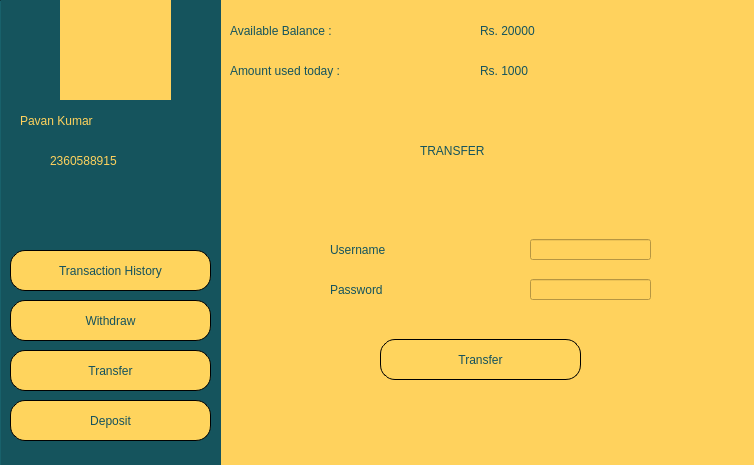
<?xml version="1.0" encoding="UTF-8"?>
<ui version="4.0">
 <class>MainWindow</class>
 <widget class="QMainWindow" name="MainWindow">
  <property name="geometry">
   <rect>
    <x>0</x>
    <y>0</y>
    <width>754</width>
    <height>465</height>
   </rect>
  </property>
  <property name="windowTitle">
   <string>MainWindow</string>
  </property>
  <property name="styleSheet">
   <string notr="true">background-color: rgb(255, 210, 93);</string>
  </property>
  <widget class="QWidget" name="centralwidget">
   <widget class="Line" name="line">
    <property name="geometry">
     <rect>
      <x>-220</x>
      <y>0</y>
      <width>441</width>
      <height>471</height>
     </rect>
    </property>
    <property name="styleSheet">
     <string notr="true">background-color: rgb(21, 82, 93);
background-color: rgb(21, 84, 93);</string>
    </property>
    <property name="orientation">
     <enum>Qt::Vertical</enum>
    </property>
   </widget>
   <widget class="QLabel" name="label">
    <property name="geometry">
     <rect>
      <x>60</x>
      <y>0</y>
      <width>111</width>
      <height>121</height>
     </rect>
    </property>
    <property name="styleSheet">
     <string notr="true">
background-image: url(:/logo/assets/logo3_1.png);</string>
    </property>
    <property name="text">
     <string/>
    </property>
    <property name="pixmap">
     <pixmap resource="../Resource/company_logo_blue.qrc">:/logo/assets/logo3_1.png</pixmap>
    </property>
    <property name="scaledContents">
     <bool>true</bool>
    </property>
   </widget>
   <widget class="QPushButton" name="transaction_btn">
    <property name="geometry">
     <rect>
      <x>10</x>
      <y>250</y>
      <width>201</width>
      <height>41</height>
     </rect>
    </property>
    <property name="styleSheet">
     <string notr="true">QPushButton {
font: italic 18pt &quot;Goudy Old Style&quot;;
background-color: rgb(255, 212, 93);
color: rgb(21, 82, 93);
border: 1px solid;
border-radius: 15px;
}
QPushButton:hover {
background-color:rgb(14, 54, 61);
color:rgb(255,212,93);
}</string>
    </property>
    <property name="text">
     <string>Transaction History</string>
    </property>
   </widget>
   <widget class="QPushButton" name="withdraw_btn">
    <property name="geometry">
     <rect>
      <x>10</x>
      <y>300</y>
      <width>201</width>
      <height>41</height>
     </rect>
    </property>
    <property name="styleSheet">
     <string notr="true">QPushButton {
font: italic 18pt &quot;Goudy Old Style&quot;;
background-color: rgb(255, 212, 93);
color: rgb(21, 82, 93);
border: 1px solid;
border-radius: 15px;
}
QPushButton:hover {
background-color:rgb(14, 54, 61);
color:rgb(255,212,93);
}</string>
    </property>
    <property name="text">
     <string>Withdraw</string>
    </property>
   </widget>
   <widget class="QPushButton" name="transfer_btn">
    <property name="geometry">
     <rect>
      <x>10</x>
      <y>350</y>
      <width>201</width>
      <height>41</height>
     </rect>
    </property>
    <property name="styleSheet">
     <string notr="true">QPushButton {
font: italic 18pt &quot;Goudy Old Style&quot;;
background-color: rgb(255, 212, 93);
color: rgb(21, 82, 93);
border: 1px solid;
border-radius: 15px;
}
QPushButton:hover {
background-color:rgb(14, 54, 61);
color:rgb(255,212,93);
}</string>
    </property>
    <property name="text">
     <string>Transfer</string>
    </property>
   </widget>
   <widget class="QPushButton" name="deposit_btn">
    <property name="geometry">
     <rect>
      <x>10</x>
      <y>400</y>
      <width>201</width>
      <height>41</height>
     </rect>
    </property>
    <property name="styleSheet">
     <string notr="true">QPushButton {
font: italic 18pt &quot;Goudy Old Style&quot;;
background-color: rgb(255, 212, 93);
color: rgb(21, 82, 93);
border: 1px solid;
border-radius: 15px;
}
QPushButton:hover {
background-color:rgb(14, 54, 61);
color:rgb(255,212,93);
}</string>
    </property>
    <property name="text">
     <string>Deposit</string>
    </property>
   </widget>
   <widget class="QLabel" name="label_2">
    <property name="geometry">
     <rect>
      <x>20</x>
      <y>100</y>
      <width>181</width>
      <height>41</height>
     </rect>
    </property>
    <property name="styleSheet">
     <string notr="true">background-color: rgb(21, 84, 93);
color: rgb(255, 210, 93);
font: 75 24pt &quot;Goudy Old Style&quot;;</string>
    </property>
    <property name="text">
     <string>Pavan Kumar</string>
    </property>
   </widget>
   <widget class="QStackedWidget" name="stackedWidget">
    <property name="geometry">
     <rect>
      <x>230</x>
      <y>110</y>
      <width>521</width>
      <height>351</height>
     </rect>
    </property>
    <property name="currentIndex">
     <number>3</number>
    </property>
    <widget class="QWidget" name="transaction_page">
     <widget class="QLabel" name="label_3">
      <property name="geometry">
       <rect>
        <x>70</x>
        <y>20</y>
        <width>371</width>
        <height>41</height>
       </rect>
      </property>
      <property name="styleSheet">
       <string notr="true">background-color: rgb(21, 84, 93);
color: rgb(255, 210, 93);
font: 75 24pt &quot;Goudy Old Style&quot;;</string>
      </property>
      <property name="text">
       <string>TRANSACTION HISTORY</string>
      </property>
     </widget>
    </widget>
    <widget class="QWidget" name="withdraw_page">
     <widget class="QLabel" name="label_4">
      <property name="geometry">
       <rect>
        <x>160</x>
        <y>30</y>
        <width>161</width>
        <height>41</height>
       </rect>
      </property>
      <property name="styleSheet">
       <string notr="true">background-color: rgb(21, 84, 93);
color: rgb(255, 210, 93);
font: 75 24pt &quot;Goudy Old Style&quot;;</string>
      </property>
      <property name="text">
       <string>Withdrawal</string>
      </property>
     </widget>
    </widget>
    <widget class="QWidget" name="depost_page">
     <widget class="QLabel" name="label_5">
      <property name="geometry">
       <rect>
        <x>210</x>
        <y>180</y>
        <width>101</width>
        <height>41</height>
       </rect>
      </property>
      <property name="styleSheet">
       <string notr="true">background-color: rgb(21, 84, 93);
color: rgb(255, 210, 93);
font: 75 24pt &quot;Goudy Old Style&quot;;</string>
      </property>
      <property name="text">
       <string>Deposit</string>
      </property>
     </widget>
    </widget>
    <widget class="QWidget" name="transfer_page">
     <widget class="QStackedWidget" name="Transfer_widget">
      <property name="geometry">
       <rect>
        <x>20</x>
        <y>69</y>
        <width>481</width>
        <height>251</height>
       </rect>
      </property>
      <property name="currentIndex">
       <number>2</number>
      </property>
      <widget class="QWidget" name="verify_account_page">
       <widget class="QLabel" name="label_6">
        <property name="geometry">
         <rect>
          <x>20</x>
          <y>50</y>
          <width>211</width>
          <height>41</height>
         </rect>
        </property>
        <property name="styleSheet">
         <string notr="true">color: rgb(21, 84, 93);
font: 75 14pt &quot;Goudy Old Style&quot;;</string>
        </property>
        <property name="text">
         <string>Enter Account Number</string>
        </property>
       </widget>
       <widget class="QLineEdit" name="acc_edt">
        <property name="geometry">
         <rect>
          <x>260</x>
          <y>60</y>
          <width>181</width>
          <height>31</height>
         </rect>
        </property>
       </widget>
       <widget class="QPushButton" name="verify_btn">
        <property name="geometry">
         <rect>
          <x>130</x>
          <y>140</y>
          <width>201</width>
          <height>41</height>
         </rect>
        </property>
        <property name="styleSheet">
         <string notr="true">QPushButton {
font: italic 18pt &quot;Goudy Old Style&quot;;
background-color: rgb(255, 212, 93);
color: rgb(21, 82, 93);
border: 1px solid;
border-radius: 15px;
}
QPushButton:hover {
background-color:rgb(14, 54, 61);
color:rgb(255,212,93);
}</string>
        </property>
        <property name="text">
         <string>Verify</string>
        </property>
       </widget>
      </widget>
      <widget class="QWidget" name="amount_enter_page">
       <widget class="QLabel" name="label_13">
        <property name="geometry">
         <rect>
          <x>90</x>
          <y>50</y>
          <width>81</width>
          <height>21</height>
         </rect>
        </property>
        <property name="styleSheet">
         <string notr="true">color: rgb(21, 84, 93);
font: 75 14pt &quot;Goudy Old Style&quot;;</string>
        </property>
        <property name="text">
         <string>Name</string>
        </property>
       </widget>
       <widget class="QLineEdit" name="Name_edt">
        <property name="geometry">
         <rect>
          <x>240</x>
          <y>50</y>
          <width>161</width>
          <height>21</height>
         </rect>
        </property>
       </widget>
       <widget class="QLabel" name="label_14">
        <property name="geometry">
         <rect>
          <x>90</x>
          <y>90</y>
          <width>121</width>
          <height>21</height>
         </rect>
        </property>
        <property name="styleSheet">
         <string notr="true">color: rgb(21, 84, 93);
font: 75 14pt &quot;Goudy Old Style&quot;;</string>
        </property>
        <property name="text">
         <string>Enter Amount</string>
        </property>
       </widget>
       <widget class="QLineEdit" name="Name_edt_2">
        <property name="geometry">
         <rect>
          <x>240</x>
          <y>90</y>
          <width>161</width>
          <height>21</height>
         </rect>
        </property>
       </widget>
       <widget class="QLineEdit" name="Name_edt_3">
        <property name="geometry">
         <rect>
          <x>240</x>
          <y>130</y>
          <width>161</width>
          <height>21</height>
         </rect>
        </property>
       </widget>
       <widget class="QLabel" name="label_15">
        <property name="geometry">
         <rect>
          <x>90</x>
          <y>130</y>
          <width>141</width>
          <height>21</height>
         </rect>
        </property>
        <property name="styleSheet">
         <string notr="true">color: rgb(21, 84, 93);
font: 75 14pt &quot;Goudy Old Style&quot;;</string>
        </property>
        <property name="text">
         <string>Re- Enter Amount</string>
        </property>
       </widget>
       <widget class="QPushButton" name="confirm_btn">
        <property name="geometry">
         <rect>
          <x>150</x>
          <y>190</y>
          <width>201</width>
          <height>41</height>
         </rect>
        </property>
        <property name="styleSheet">
         <string notr="true">QPushButton {
font: italic 18pt &quot;Goudy Old Style&quot;;
background-color: rgb(255, 212, 93);
color: rgb(21, 82, 93);
border: 1px solid;
border-radius: 15px;
}
QPushButton:hover {
background-color:rgb(14, 54, 61);
color:rgb(255,212,93);
}</string>
        </property>
        <property name="text">
         <string>Confirm</string>
        </property>
       </widget>
      </widget>
      <widget class="QWidget" name="Confirm_amount_page">
       <widget class="QLabel" name="label_12">
        <property name="geometry">
         <rect>
          <x>80</x>
          <y>60</y>
          <width>131</width>
          <height>21</height>
         </rect>
        </property>
        <property name="styleSheet">
         <string notr="true">color: rgb(21, 84, 93);
font: 75 14pt &quot;Goudy Old Style&quot;;</string>
        </property>
        <property name="text">
         <string>Username</string>
        </property>
       </widget>
       <widget class="QLineEdit" name="lineEdit">
        <property name="geometry">
         <rect>
          <x>280</x>
          <y>60</y>
          <width>121</width>
          <height>21</height>
         </rect>
        </property>
       </widget>
       <widget class="QLabel" name="label_16">
        <property name="geometry">
         <rect>
          <x>80</x>
          <y>100</y>
          <width>131</width>
          <height>21</height>
         </rect>
        </property>
        <property name="styleSheet">
         <string notr="true">color: rgb(21, 84, 93);
font: 75 14pt &quot;Goudy Old Style&quot;;</string>
        </property>
        <property name="text">
         <string>Password</string>
        </property>
       </widget>
       <widget class="QLineEdit" name="lineEdit_2">
        <property name="geometry">
         <rect>
          <x>280</x>
          <y>100</y>
          <width>121</width>
          <height>21</height>
         </rect>
        </property>
       </widget>
       <widget class="QPushButton" name="Transfer_btn">
        <property name="geometry">
         <rect>
          <x>130</x>
          <y>160</y>
          <width>201</width>
          <height>41</height>
         </rect>
        </property>
        <property name="styleSheet">
         <string notr="true">QPushButton {
font: italic 18pt &quot;Goudy Old Style&quot;;
background-color: rgb(255, 212, 93);
color: rgb(21, 82, 93);
border: 1px solid;
border-radius: 15px;
}
QPushButton:hover {
background-color:rgb(14, 54, 61);
color:rgb(255,212,93);
}</string>
        </property>
        <property name="text">
         <string>Transfer</string>
        </property>
       </widget>
      </widget>
     </widget>
     <widget class="QLabel" name="label_11">
      <property name="geometry">
       <rect>
        <x>190</x>
        <y>20</y>
        <width>151</width>
        <height>41</height>
       </rect>
      </property>
      <property name="styleSheet">
       <string notr="true">color: rgb(21, 84, 93);
font: 75 20pt &quot;Goudy Old Style&quot;;</string>
      </property>
      <property name="text">
       <string>TRANSFER</string>
      </property>
     </widget>
    </widget>
   </widget>
   <widget class="QLabel" name="label_7">
    <property name="geometry">
     <rect>
      <x>230</x>
      <y>10</y>
      <width>201</width>
      <height>41</height>
     </rect>
    </property>
    <property name="styleSheet">
     <string notr="true">color: rgb(21, 84, 93);
font: 75 20pt &quot;Goudy Old Style&quot;;</string>
    </property>
    <property name="text">
     <string>Available Balance :</string>
    </property>
   </widget>
   <widget class="QLabel" name="label_8">
    <property name="geometry">
     <rect>
      <x>480</x>
      <y>10</y>
      <width>201</width>
      <height>41</height>
     </rect>
    </property>
    <property name="styleSheet">
     <string notr="true">color: rgb(21, 84, 93);
font: 75 20pt &quot;Goudy Old Style&quot;;</string>
    </property>
    <property name="text">
     <string>Rs. 20000</string>
    </property>
   </widget>
   <widget class="QLabel" name="label_9">
    <property name="geometry">
     <rect>
      <x>230</x>
      <y>50</y>
      <width>231</width>
      <height>41</height>
     </rect>
    </property>
    <property name="styleSheet">
     <string notr="true">color: rgb(21, 84, 93);
font: 75 20pt &quot;Goudy Old Style&quot;;</string>
    </property>
    <property name="text">
     <string>Amount used today :</string>
    </property>
   </widget>
   <widget class="QLabel" name="label_10">
    <property name="geometry">
     <rect>
      <x>480</x>
      <y>50</y>
      <width>201</width>
      <height>41</height>
     </rect>
    </property>
    <property name="styleSheet">
     <string notr="true">color: rgb(21, 84, 93);
font: 75 20pt &quot;Goudy Old Style&quot;;</string>
    </property>
    <property name="text">
     <string>Rs. 1000</string>
    </property>
   </widget>
   <widget class="QLabel" name="label_17">
    <property name="geometry">
     <rect>
      <x>50</x>
      <y>150</y>
      <width>121</width>
      <height>21</height>
     </rect>
    </property>
    <property name="styleSheet">
     <string notr="true">background-color: rgb(21, 84, 93);
color: rgb(255, 210, 93);
font: 75 18pt &quot;Goudy Old Style&quot;;</string>
    </property>
    <property name="text">
     <string>2360588915</string>
    </property>
   </widget>
  </widget>
 </widget>
 <resources>
  <include location="../Resource/company_logo_blue.qrc"/>
 </resources>
 <connections/>
</ui>
